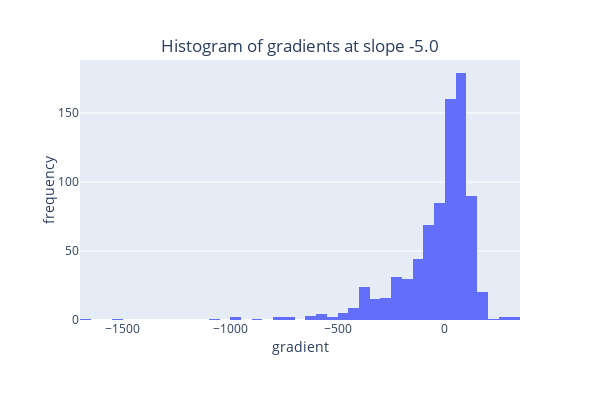

Notebook source saved alongside this figure:
### Markdown cell above
- Notice here that at a slope of -5, our single-point gradients vary in direction and magnitude

- Let's plot a histogram of the gradient of each data point at a slope of -5:

### Code cell
plot_gradient_histogram(x, y, w=w[1])

### Figure 1 — Plotly figure (JSON) as saved in the notebook; plotly's stock layout.template omitted (floating-point values rounded to 4 significant figures; data arrays with more than 128 entries replaced by an {"elided": "..."} marker saying what was removed)
{"data": [{"type": "histogram", "x": {"elided": "801 float values"}}], "layout": {"height": 400, "margin": {"t": 60}, "title": {"text": "Histogram of gradients at slope -5.0", "x": 0.5, "y": 0.9}, "width": 600, "xaxis": {"title": {"standoff": 0, "text": "gradient"}}, "yaxis": {"title": {"standoff": 0, "text": "frequency"}}}}
